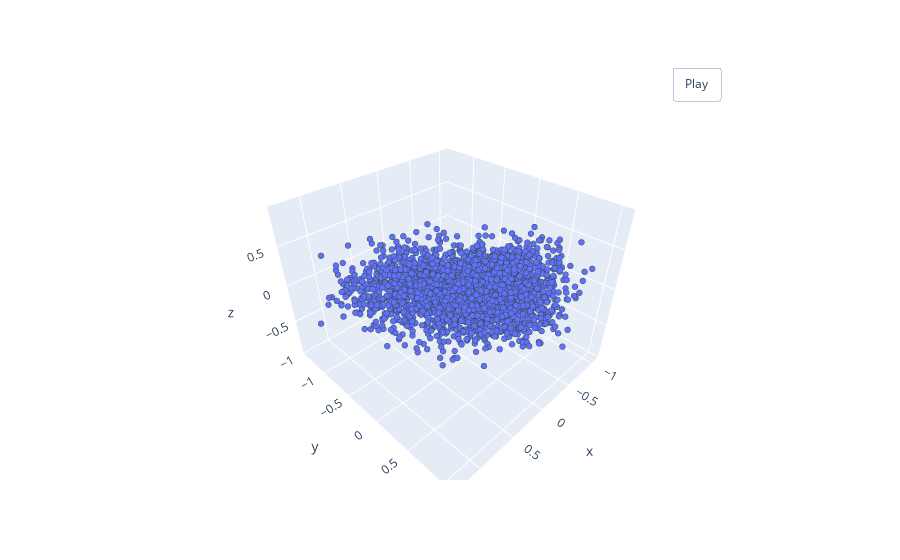

Notebook cell for this chart:
### Code cell
pcshow(*noisy_pointcloud.T)

### Figure 1 — Plotly figure (JSON) as saved in the notebook; plotly's stock layout.template omitted (floating-point values rounded to 4 significant figures; data arrays with more than 128 entries replaced by an {"elided": "..."} marker saying what was removed)
{"data": [{"marker": {"line": {"color": "DarkSlateGrey", "width": 2}, "size": 2}, "mode": "markers", "type": "scatter3d", "x": {"elided": "3000 float values"}, "y": {"elided": "3000 float values"}, "z": {"elided": "3000 float values"}}], "layout": {"updatemenus": [{"buttons": [{"args": [null, {"frame": {"duration": 50, "redraw": true}, "fromcurrent": true, "mode": "immediate", "transition": {"duration": 0}}], "label": "Play", "method": "animate"}], "pad": {"r": 10, "t": 45}, "showactive": false, "type": "buttons", "x": 0.8, "xanchor": "left", "y": 1, "yanchor": "bottom"}]}}
